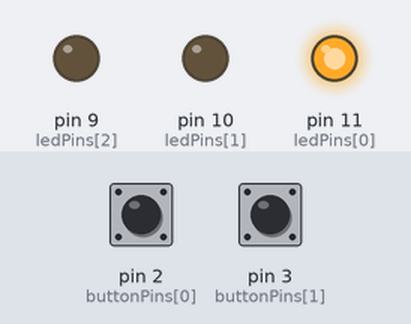
A sketch run on a simulated Arduino Uno, built with avr-gcc and run on an emulated ATmega328P. Parts: output pins drawn as LEDs (lit = HIGH). Dashed ring = blinking. The test bench sets the inputs (shaded band); at power-on: pin 2 (buttonPins[0]) HIGH, pin 3 (buttonPins[1]) HIGH.

Above: at 1.2 s.
1.3 s: pin 2 (buttonPins[0]) pulled LOW for 0.15 s
At 2.4 s:
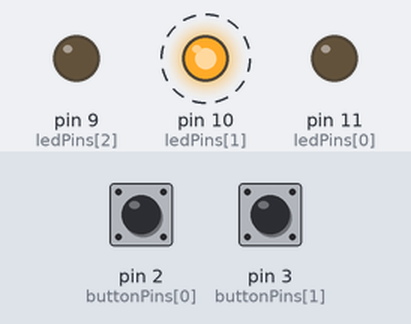
4.4 s: pin 2 (buttonPins[0]) pulled LOW for 1 s
At 5.4 s:
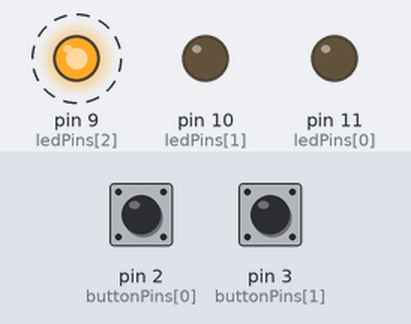
8.4 s: pin 2 (buttonPins[0]) pulled LOW for 3.2 s
At 8.9 s:
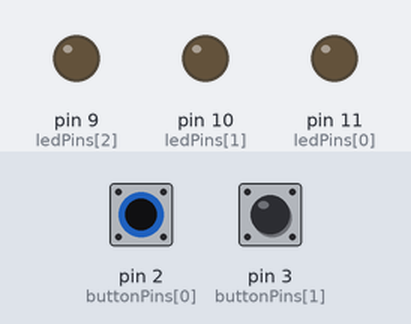
Timing chart, 0 to 19.1 s (numbered marks = the images above; inputs shaded):
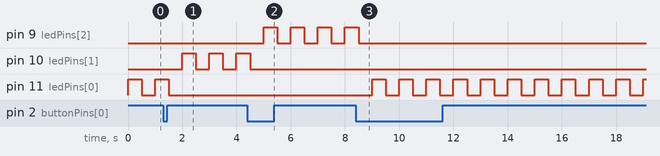

Measured:
- after the input at 1.3 s, pin 10 (ledPins[1]): alternates HIGH for 0.50 s and LOW for 0.50 s, starting after 0.70 s; pin 11 (ledPins[0]): goes on until 1.5 s, then stays LOW
- after the input at 4.4 s, pin 9 (ledPins[2]): alternates HIGH for 0.50 s and LOW for 0.50 s, starting after 0.60 s; pin 10 (ledPins[1]): goes on until 4.5 s, then stays LOW
- after the input at 8.4 s, pin 9 (ledPins[2]): goes on until 8.5 s, then stays LOW; pin 11 (ledPins[0]): alternates HIGH for 0.50 s and LOW for 0.50 s, starting after 0.60 s

The sketch:

amazing_gogo2.ino
```cpp
const byte ledPins[] = {11, 10, 9}; // digital output pins for the RGB LED
const byte buttonPins[] = {2, 3}; // digital input pins for the pushbuttons
volatile byte color = 0; // current color of the LED (0 = green, 1 = blue, 2 = red)
volatile unsigned int delayTime = 500; // delay time between LED on/off cycles (in milliseconds)

void setup() {
  // set the LED pins as outputs
  for (byte i = 0; i < sizeof(ledPins); i++) {
    pinMode(ledPins[i], OUTPUT);
  }

  // set the button pins as inputs with pull-up resistors and attach interrupt handlers
  for (byte i = 0; i < sizeof(buttonPins); i++) {
    pinMode(buttonPins[i], INPUT_PULLUP);
    if (i == 0) {
      // attach the interrupt handler for the first button (changes the LED color)
      attachInterrupt(digitalPinToInterrupt(buttonPins[i]), changeColor, FALLING);
    } else {
      // attach the interrupt handler for the second button (changes the delay time)
      attachInterrupt(digitalPinToInterrupt(buttonPins[i]), changeDelay, FALLING);
    }
  }
}

void loop() {
  // select the LED pin corresponding to the current color and turn the LED on and off with the current delay time
  switch(color) {
    case 0:
      ledOnOff(ledPins[0]);
      break;
    case 1:
      ledOnOff(ledPins[1]);
      break;
    case 2:
      ledOnOff(ledPins[2]);
      break;
  }
}

// interrupt handler for the first button (changes the LED color)
void changeColor() {
  color++;
  if(color > 2) {
    color = 0;
  }
}

// interrupt handler for the second button (changes the delay time)
void changeDelay() {
  delayTime += 100;
  if(delayTime > 1000) {
    delayTime = 100;
  }
}

// function to turn the LED on and off with a given delay time
void ledOnOff(byte pin) {
  digitalWrite(pin, HIGH);
  delay(delayTime);
  digitalWrite(pin, LOW);
  delay(delayTime);
}
```
